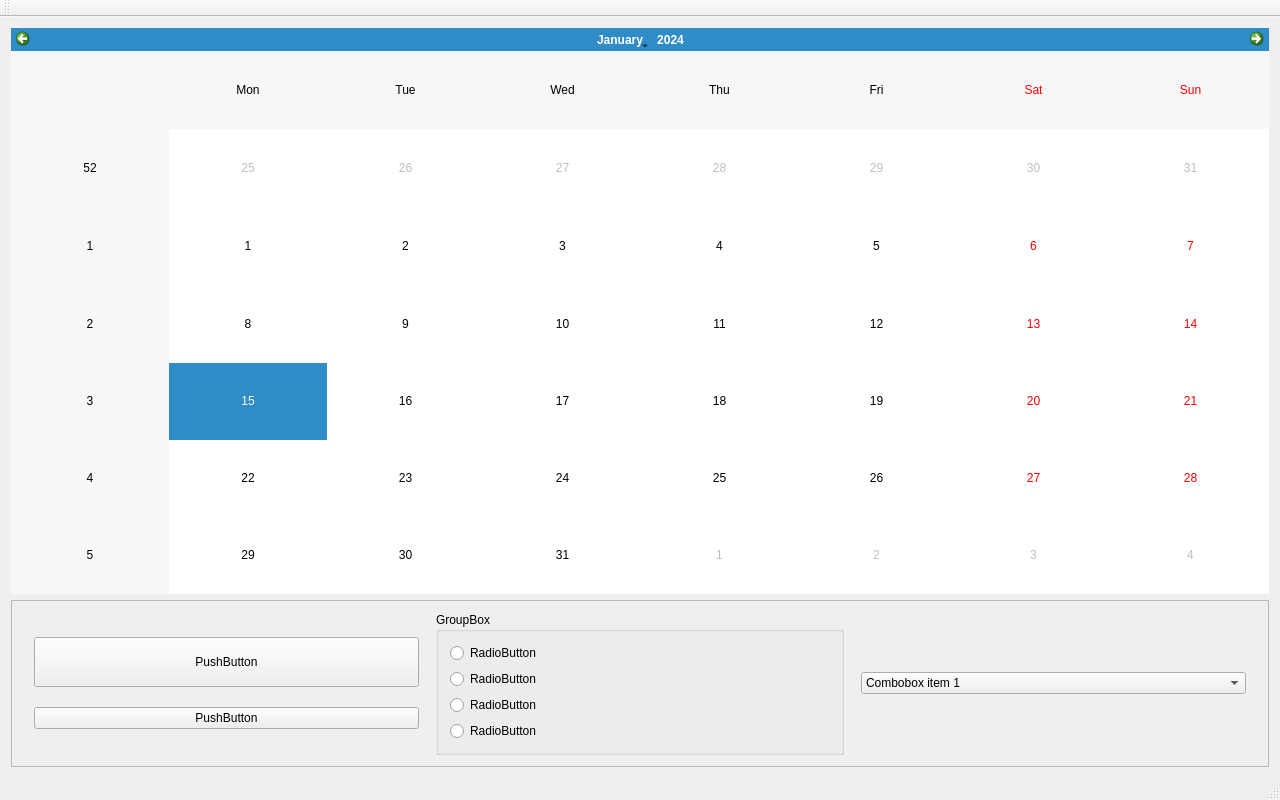
<?xml version="1.0" encoding="UTF-8"?>
<ui version="4.0">
 <class>MainWindow</class>
 <widget class="QMainWindow" name="MainWindow">
  <property name="geometry">
   <rect>
    <x>0</x>
    <y>0</y>
    <width>1280</width>
    <height>800</height>
   </rect>
  </property>
  <property name="windowTitle">
   <string>MainWindow</string>
  </property>
  <widget class="QWidget" name="centralWidget">
   <layout class="QVBoxLayout" name="verticalLayout_4">
    <item>
     <widget class="QCalendarWidget" name="calendarWidget"/>
    </item>
    <item>
     <widget class="QFrame" name="frame">
      <property name="frameShape">
       <enum>QFrame::StyledPanel</enum>
      </property>
      <property name="frameShadow">
       <enum>QFrame::Raised</enum>
      </property>
      <layout class="QHBoxLayout" name="horizontalLayout">
       <item>
        <widget class="QWidget" name="widget" native="true">
         <layout class="QVBoxLayout" name="verticalLayout_2">
          <item>
           <widget class="QPushButton" name="pushButton">
            <property name="minimumSize">
             <size>
              <width>100</width>
              <height>50</height>
             </size>
            </property>
            <property name="text">
             <string>PushButton</string>
            </property>
           </widget>
          </item>
          <item>
           <widget class="QPushButton" name="pushButton_2">
            <property name="text">
             <string>PushButton</string>
            </property>
           </widget>
          </item>
         </layout>
        </widget>
       </item>
       <item>
        <widget class="QGroupBox" name="groupBox">
         <property name="title">
          <string>GroupBox</string>
         </property>
         <layout class="QVBoxLayout" name="verticalLayout">
          <item>
           <widget class="QRadioButton" name="radioButton">
            <property name="text">
             <string>RadioButton</string>
            </property>
           </widget>
          </item>
          <item>
           <widget class="QRadioButton" name="radioButton_2">
            <property name="text">
             <string>RadioButton</string>
            </property>
           </widget>
          </item>
          <item>
           <widget class="QRadioButton" name="radioButton_3">
            <property name="text">
             <string>RadioButton</string>
            </property>
           </widget>
          </item>
          <item>
           <widget class="QRadioButton" name="radioButton_4">
            <property name="text">
             <string>RadioButton</string>
            </property>
           </widget>
          </item>
         </layout>
        </widget>
       </item>
       <item>
        <widget class="QWidget" name="widget_2" native="true">
         <layout class="QVBoxLayout" name="verticalLayout_3">
          <item>
           <widget class="QComboBox" name="comboBox">
            <item>
             <property name="text">
              <string>Combobox item 1</string>
             </property>
            </item>
            <item>
             <property name="text">
              <string>Combobox item 2</string>
             </property>
            </item>
            <item>
             <property name="text">
              <string>Combobox item 3</string>
             </property>
            </item>
            <item>
             <property name="text">
              <string>Combobox item 4</string>
             </property>
            </item>
            <item>
             <property name="text">
              <string>Combobox item 5</string>
             </property>
            </item>
           </widget>
          </item>
         </layout>
        </widget>
       </item>
      </layout>
     </widget>
    </item>
   </layout>
  </widget>
  <widget class="QMenuBar" name="menuBar">
   <property name="geometry">
    <rect>
     <x>0</x>
     <y>0</y>
     <width>1280</width>
     <height>22</height>
    </rect>
   </property>
  </widget>
  <widget class="QToolBar" name="mainToolBar">
   <attribute name="toolBarArea">
    <enum>TopToolBarArea</enum>
   </attribute>
   <attribute name="toolBarBreak">
    <bool>false</bool>
   </attribute>
  </widget>
  <widget class="QStatusBar" name="statusBar"/>
 </widget>
 <layoutdefault spacing="6" margin="11"/>
 <resources/>
 <connections/>
</ui>
